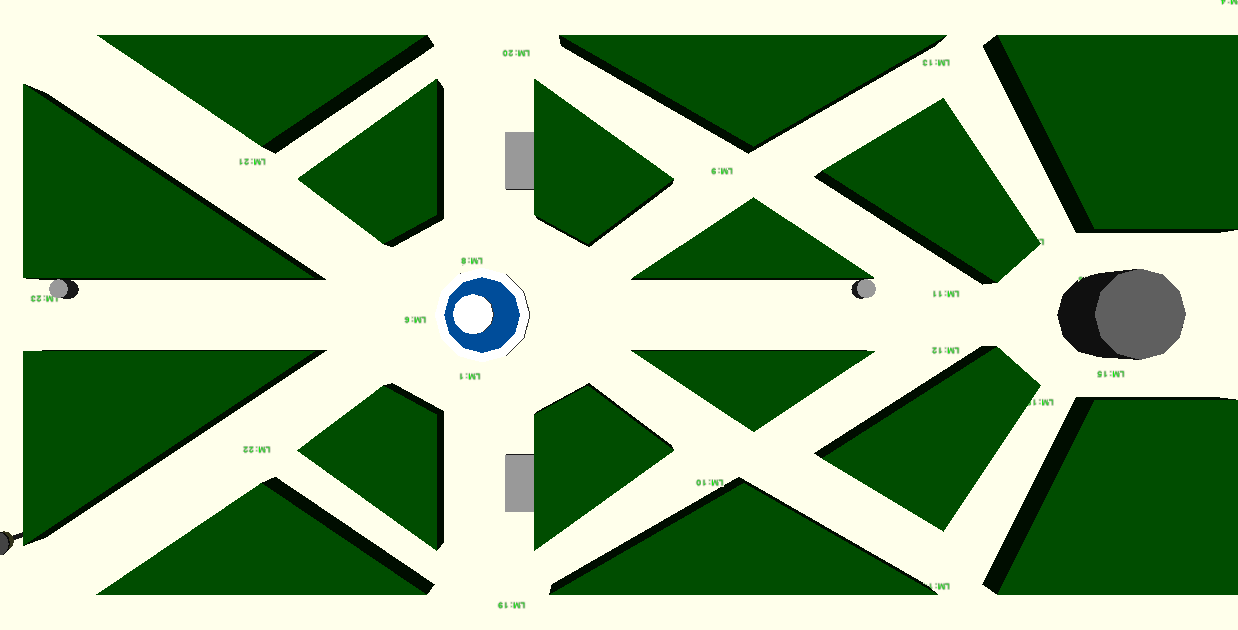
%> input picture Map/jardinPlanta.png, 1238 x 630 px
$ octave map.m   (GNU Octave 9; MATLAB toolbox functions it lacks are replaced by stand-ins)
%> lines starting %> are read from the running program, lines starting %| are printed output that depends on the picture; in (x1, y1, x2, y2) boxes, pixels count from 0 and x2, y2 are one past the last pixel; in counts of white or black regions, pixels touching at a corner belong together; the program's own positions count from 1
i=imread('jardinPlanta.png');
%> i is the input picture: size 630x1238x3 uint8; mean R, G, B 136.1, 168.6, 126.3

imgR=(i(:,:,1) == 0);
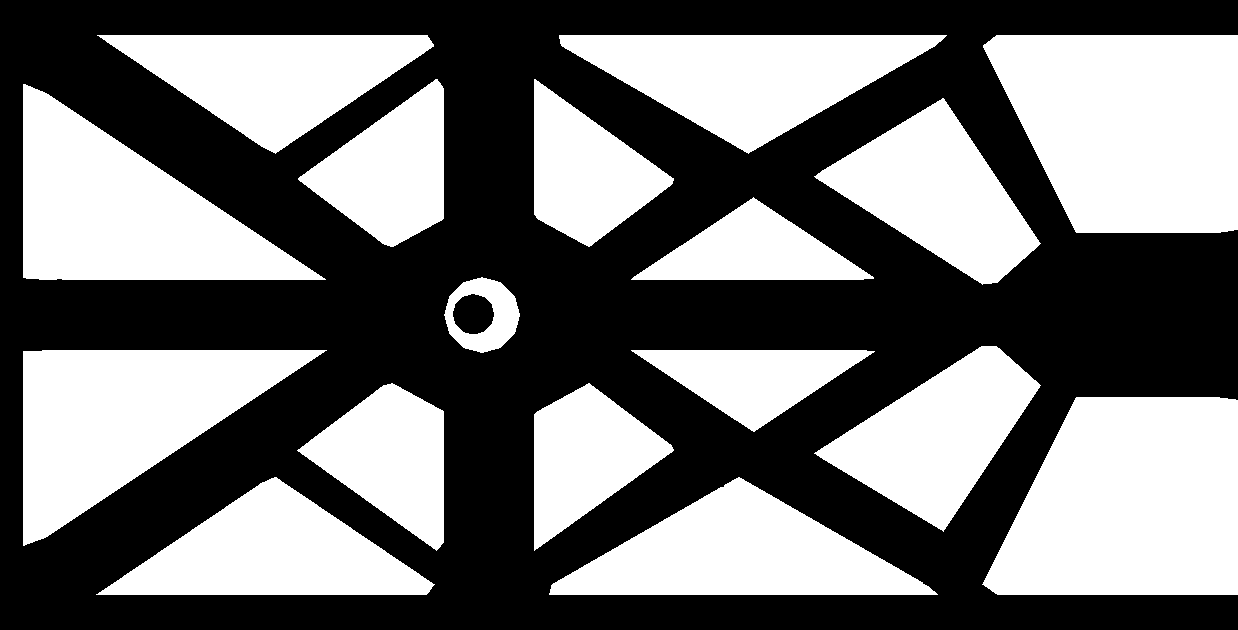
%> imgR: size 630x1238 logical; 45.3% white; 17 white regions, largest, box (x1, y1, x2, y2) and area: (982, 397, 1238, 595) 41739, (983, 35, 1238, 233) 41738, (23, 350, 327, 546) 30808
imgG=(i(:,:,2) == 77);
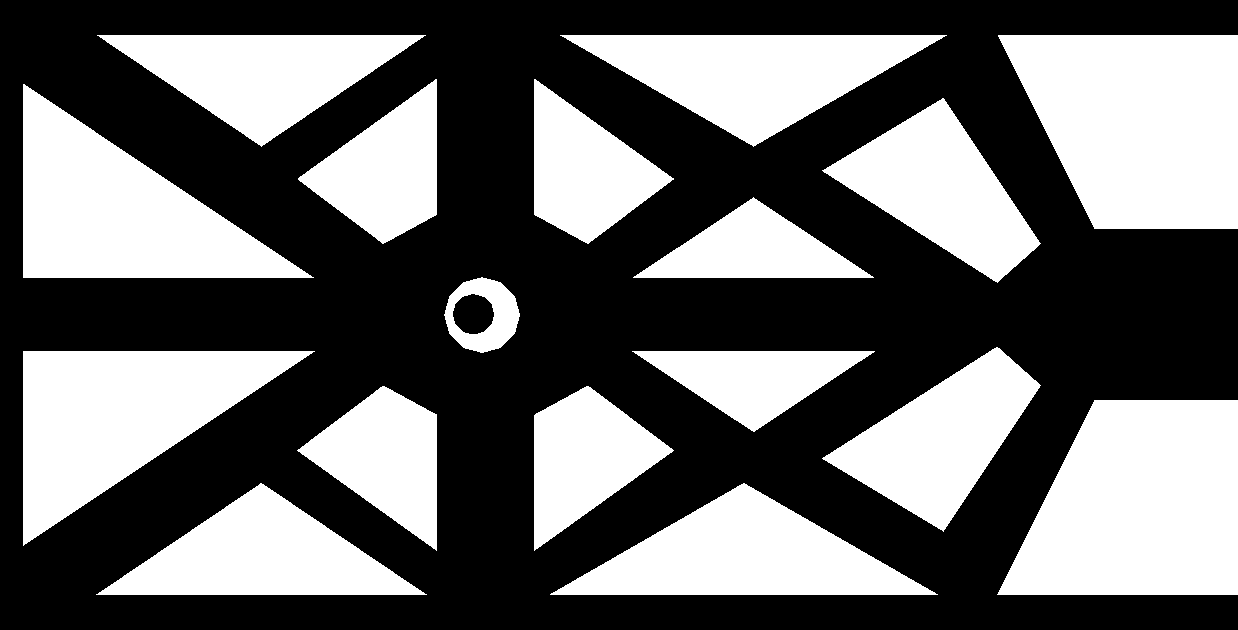
%> imgG: size 630x1238 logical; 41.3% white; 17 white regions, largest, box (x1, y1, x2, y2) and area: (997, 400, 1238, 595) 37489, (998, 35, 1238, 229) 37248, (23, 351, 315, 546) 28519
imgB=(i(:,:,3) == 0);

fontR=(i(:,:,1) == 255);
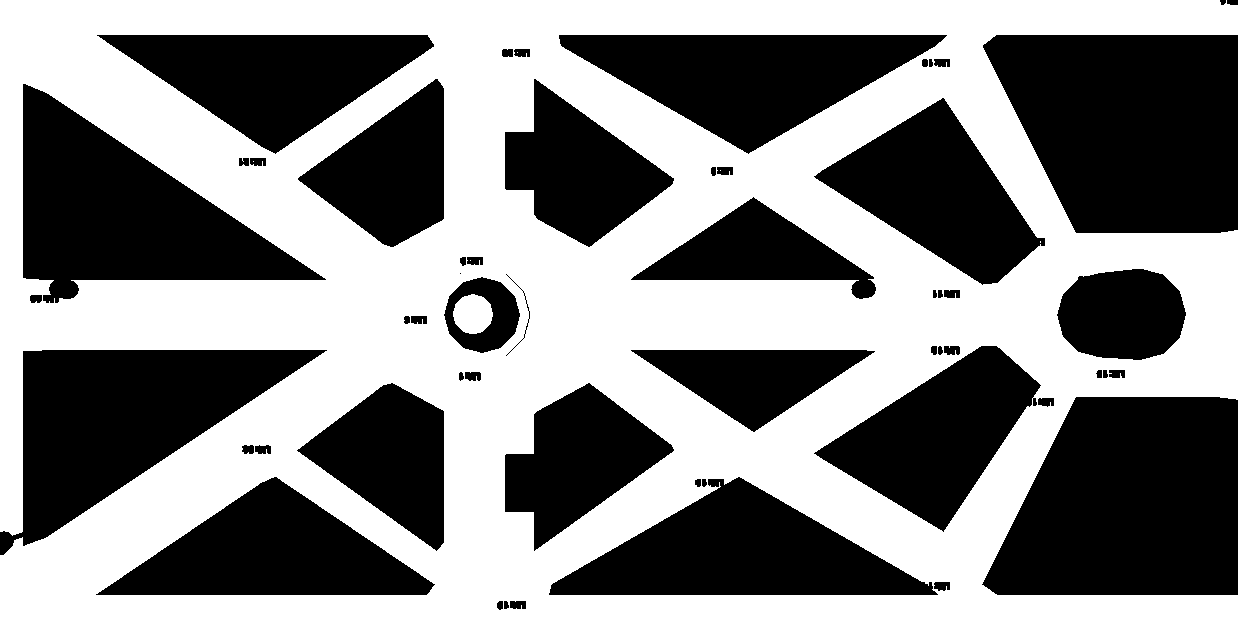
%> fontR: size 630x1238 logical; 52.5% white; 56 black regions (1 under 20 px), largest, box (x1, y1, x2, y2) and area: (982, 397, 1238, 595) 41739, (983, 35, 1238, 233) 41738, (23, 84, 326, 303) 31282
fontG=(i(:,:,2) == 255);
fontB=(i(:,:,3) == 255);
%> fontB: size 630x1238 logical; 0.47% white; 2 white regions, box (x1, y1, x2, y2) and area: (435, 268, 529, 362) 2419, (453, 294, 493, 334) 1225

housR=(i(:,:,1) == 95);
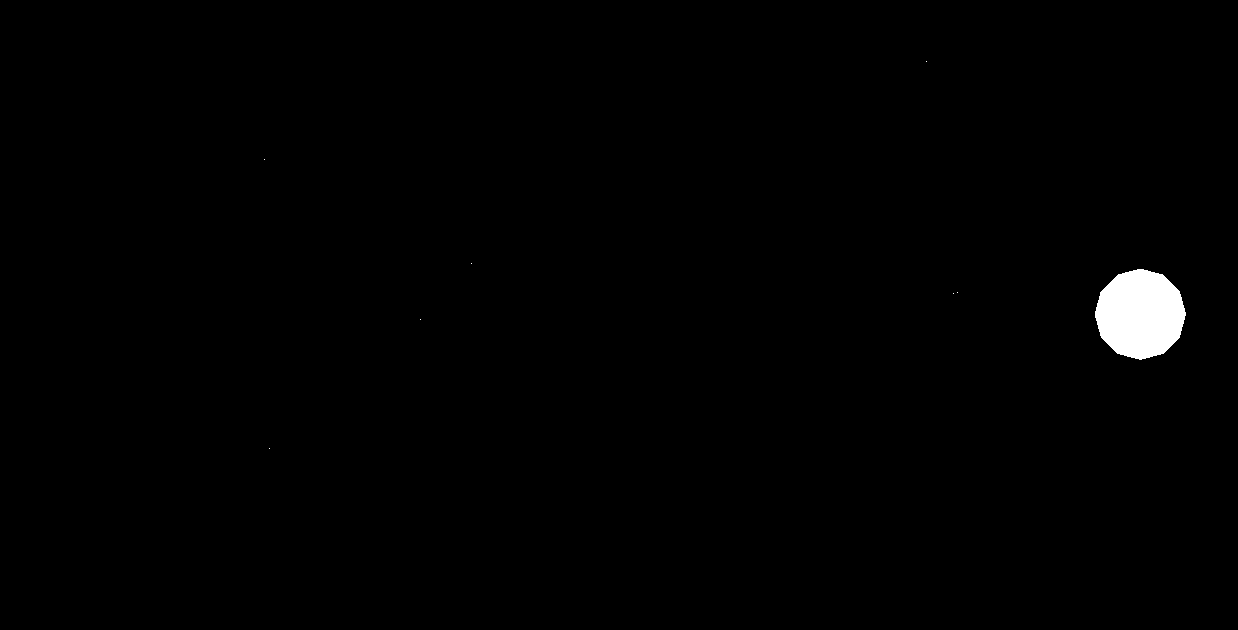
%> housR: size 630x1238 logical; 0.81% white; 8 white regions (7 under 20 px), largest, box (x1, y1, x2, y2) and area: (1095, 269, 1186, 360) 6274
housG=(i(:,:,2) == 95);
housB=(i(:,:,3) == 95);

img = (imgR & imgG & imgB) | (fontR & fontG & fontB) | (housR & housG & housB);
% imshow(~img);
BW = imfill(img,'holes');
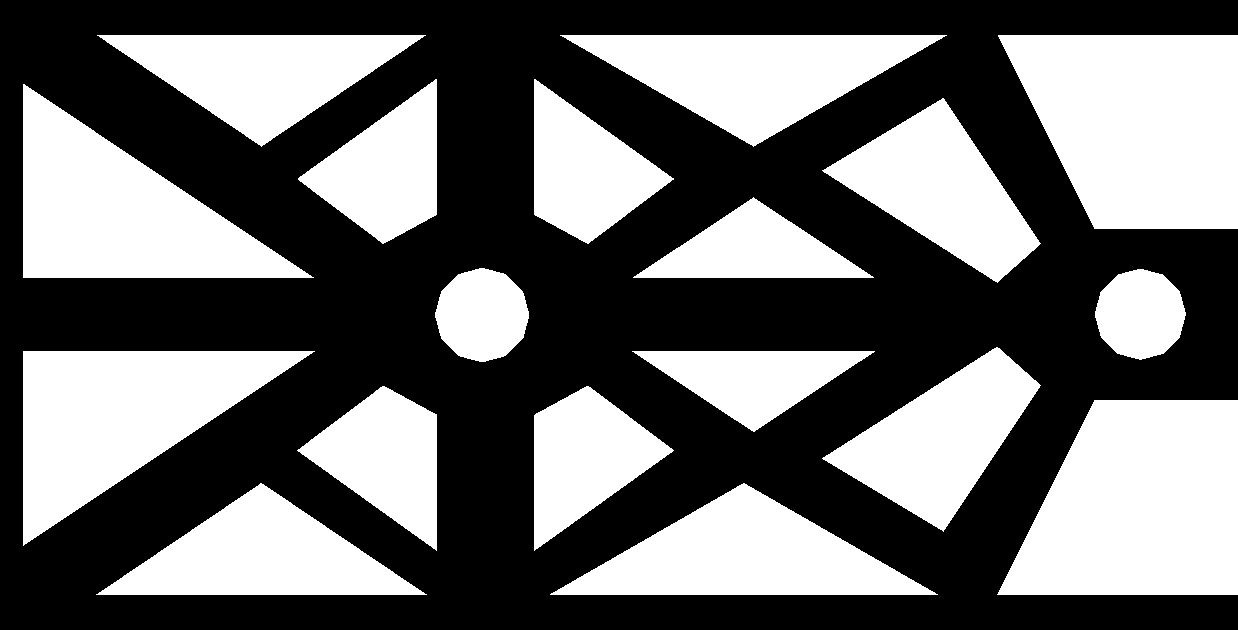
%> BW: size 630x1238 logical; 42.6% white; 18 white regions, largest, box (x1, y1, x2, y2) and area: (997, 400, 1238, 595) 37489, (998, 35, 1238, 229) 37248, (23, 351, 315, 546) 28519

imshow(~BW);
